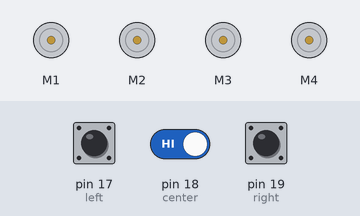
The sketch below on a simulated Arduino Uno, built with avr-gcc and run on an emulated ATmega328P. Shown: 4 × DC motor (green arrow = forward, orange = backward, longer = faster). The inputs (shaded band) are chosen by the test bench; at power-on: pin 17 (left) HIGH, pin 18 (center) HIGH, pin 19 (right) HIGH.

Above: at 1.3 s.
1.4 s: pin 17 (left) pulled LOW for 0.15 s
At 2.6 s:
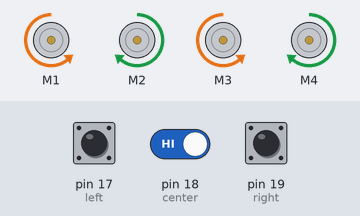
3.0 s: pin 18 (center) driven LOW
At 3.8 s:
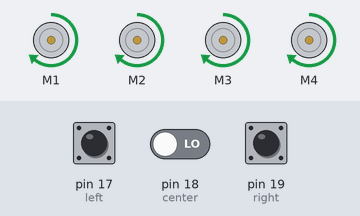
4.5 s: pin 19 (right) pulled LOW for 0.15 s
At 4.57 s:
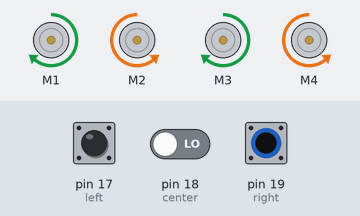
6.1 s: pin 19 (right) pulled LOW for 3.2 s
At 9.8 s:
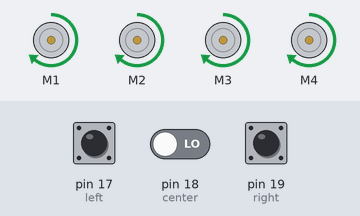
10.8 s: pin 17 (left) pulled LOW for 3.2 s
At 12.2 s:
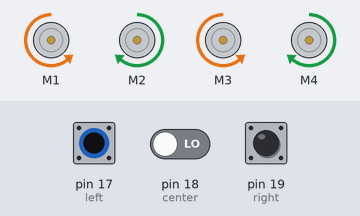
Timing chart, 0 to 15.5 s (numbered marks = the images above; inputs shaded):
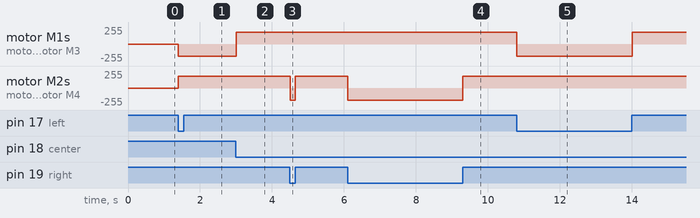

The sketch:

Line_follower_2_code_test.ino
```cpp
// change condition of if statement
#include <AFMotor.h>
AF_DCMotor motor1 (1, MOTOR12_1KHZ);
AF_DCMotor motor2 (2, MOTOR12_1KHZ);
AF_DCMotor motor3 (3, MOTOR12_1KHZ);
AF_DCMotor motor4 (4, MOTOR12_1KHZ);
int sp=180;
int left=17;
int center=18;
int right=19;
int Left;
int Center;
int Right;
void setup() {
pinMode(left,INPUT);
pinMode(center,INPUT);
pinMode(right,INPUT);
delay(100);
}
void loop() {
 while(1){
Left=digitalRead(left);
Center=digitalRead(center);
Right=digitalRead(right);
if((Left==0 && Center==0 && Right==0)||(Left==1 && Center==0 &&Right==1))
{
  forward_car();
  Serial.println("forward");

}
else if(Left==0 && Center==0 && Right==1)
{
  right_car();
    Serial.println("right");

  if(Left=0 &&Center==1 &&Right==0){
  right_car();
    Serial.println("right");

  }

}
else if (Left==0 && Center==1 && Right==1)
{
  right_car();
      Serial.println("right");

  if(Left=0 &&Center==1 &&Right==0){
  right_car();
      Serial.println("right");

  }

}
else if(Left==1 && Center==0 && Right==0){

  left_car();
      Serial.println("left");

  if(Left=0 &&Center==1 &&Right==0){
  left_car();
      Serial.println("left");

  }
}
else if(Left==1 && Center==1 && Right==0)
{
  left_car();
      Serial.println("left");

 if(Left=0 &&Center==1 &&Right==0){
  left_car();
      Serial.println("left");

  }
}
}
}
 void forward_car()
  {
  motor1.run(FORWARD);
  motor1.setSpeed(sp);
  motor2.run(FORWARD);
  motor2.setSpeed(sp);
  motor3.run(FORWARD);
  motor3.setSpeed(sp);
  motor4.run(FORWARD);
  motor4.setSpeed(sp);
  }

  void right_car()
  {
  motor1.run(BACKWARD);
  motor1.setSpeed(sp);
  motor2.run(FORWARD);
  motor2.setSpeed(sp);
  motor3.run(BACKWARD);
  motor3.setSpeed(sp);
  motor4.run(FORWARD);
  motor4.setSpeed(sp);
  }

  void left_car()
  {
  motor1.run(FORWARD);
  motor1.setSpeed(sp);
  motor2.run(BACKWARD);
  motor2.setSpeed(sp);
  motor3.run(FORWARD);
  motor3.setSpeed(sp);
  motor4.run(BACKWARD);
  motor4.setSpeed(sp);
  }
```

Measured:
- after the input at 1.4 s, motor M1, motor M3: stopped → backward 180/255 at once; motor M2, motor M4: stopped → forward 180/255 at once
- after the input at 3.0 s, motor M1, motor M3: backward 180/255 → forward 180/255 at once
- after the input at 4.5 s, motor M2, motor M4: forward 180/255 → backward 180/255 at once, → forward 180/255 0.15 s later
- after the input at 6.1 s, motor M2, motor M4: forward 180/255 → backward 180/255 at once, → forward 180/255 3.2 s later
- after the input at 10.8 s, motor M1, motor M3: forward 180/255 → backward 180/255 at once, → forward 180/255 3.2 s later
